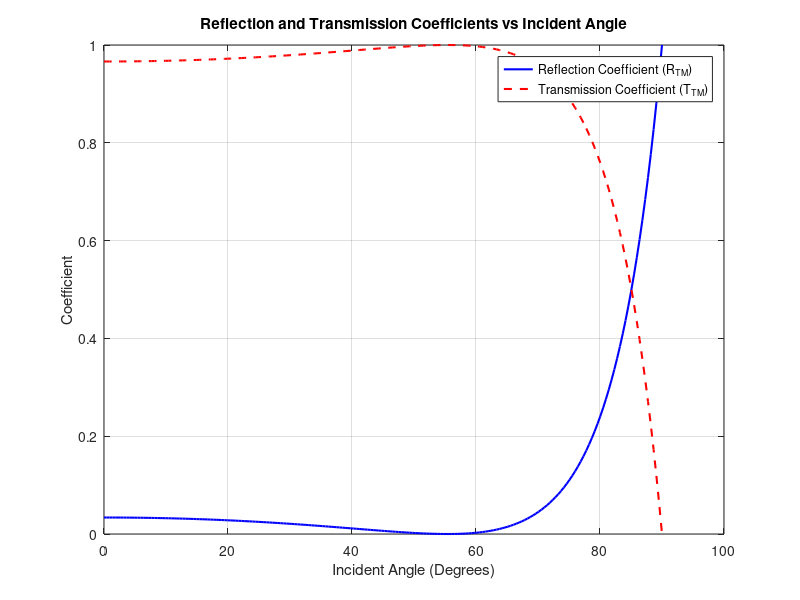

The MATLAB script that drew this image:
% Welcome to the Exciting MATLAB World!
% 🌟 Practice Session: HW-10 🚀
% 🧠 Your Brain Gym: Tackling MATLAB with Seyed Mohammad Sajadi's Magic
% 🎯 Student Number: 402448040
% Ready, set, code! 💻✨

close all;
clear all;
clc;

theta_i = linspace(0, 90, 200) * (pi / 180); 
n1 = 1.00;
n2 = 1.45;

cos_theta_t = sqrt(1 - (n1 / n2)^2 .* sin(theta_i).^2);

r_TM = (n2 .* cos(theta_i) - n1 .* cos_theta_t) ./ (n2 .* cos(theta_i) + n1 .* cos_theta_t);
R_TM = r_TM.^2;

t_TM = (2 * n1 * cos(theta_i)) ./ (n2 .* cos(theta_i) + n1 .* cos_theta_t);
T_TM = (4 * n1 * n2 * cos_theta_t .* cos(theta_i)) ./ (n2 .* cos(theta_i) + n1 .* cos_theta_t).^2;

figure;
plot(theta_i * (180 / pi), R_TM, 'b-', 'LineWidth', 1.5); 
hold on;
plot(theta_i * (180 / pi), T_TM, 'r--', 'LineWidth', 1.5); 
hold off;

xlabel('Incident Angle (Degrees)');
ylabel('Coefficient');
title('Reflection and Transmission Coefficients vs Incident Angle');
legend('Reflection Coefficient (R_{TM})', 'Transmission Coefficient (T_{TM})');
grid on;
